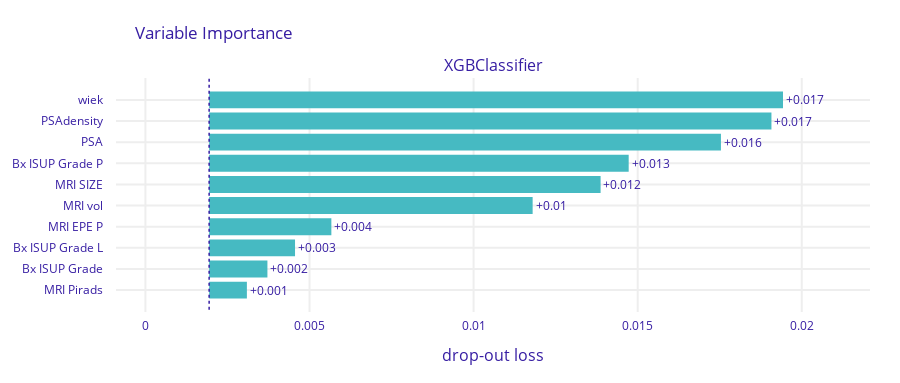

This figure's notebook cell:
### Code cell
hyperparams = {'colsample_bytree': 1.0, 'gamma': 0.1, 'learning_rate': 0.05, 'max_depth': 3, 'n_estimators': 200, 'subsample': 0.8}

untrained_model = XGBClassifier(random_state=42, **hyperparams)

y_true, y_pred, y_pred_probs, false_positive_rate, true_positive_rate, total_roc_auc, trained_model = train_and_evaluate_model(untrained_model, X, y, numerical_cols, categorical_cols, n_folds=5)
plot_roc(false_positive_rate, true_positive_rate, total_roc_auc)
plot_confusion_matrix(y_true, y_pred)
plot_feature_importances(trained_model, X, y)
plot_discrimination_threshold(untrained_model, X, y)
brier = brier_score_loss(y_true, y_pred_probs)
print(f"Brier score: {brier:.4f}")

### Figure 1 — Plotly figure (JSON) as saved in the notebook; plotly's stock layout.template omitted (floating-point values rounded to 4 significant figures)
{"data": [{"base": 0.001941, "hoverinfo": "text", "hoverlabel": {"bgcolor": "rgba(0,0,0,0.8)"}, "hovertext": ["Model: XGBClassifier loss after<br>variable: wiek is permuted: 0.019<br>Drop-out loss change: +0.017", "Model: XGBClassifier loss after<br>variable: PSAdensity is permuted: 0.019<br>Drop-out loss change: +0.017", "Model: XGBClassifier loss after<br>variable: PSA is permuted: 0.018<br>Drop-out loss change: +0.016", "Model: XGBClassifier loss after<br>variable: Bx ISUP Grade P is permuted: 0.015<br>Drop-out loss change: +0.013", "Model: XGBClassifier loss after<br>variable: MRI SIZE is permuted: 0.014<br>Drop-out loss change: +0.012", "Model: XGBClassifier loss after<br>variable: MRI vol is permuted: 0.012<br>Drop-out loss change: +0.01", "Model: XGBClassifier loss after<br>variable: MRI EPE P is permuted: 0.006<br>Drop-out loss change: +0.004", "Model: XGBClassifier loss after<br>variable: Bx ISUP Grade L is permuted: 0.005<br>Drop-out loss change: +0.003", "Model: XGBClassifier loss after<br>variable: Bx ISUP Grade is permuted: 0.004<br>Drop-out loss change: +0.002", "Model: XGBClassifier loss after<br>variable: MRI Pirads is permuted: 0.003<br>Drop-out loss change: +0.001"], "marker": {"color": "#46bac2"}, "orientation": "h", "showlegend": false, "text": ["+0.017", "+0.017", "+0.016", "+0.013", "+0.012", "+0.01", "+0.004", "+0.003", "+0.002", "+0.001"], "textposition": "outside", "type": "bar", "x": [0.01749, 0.01713, 0.0156, 0.01278, 0.01193, 0.009858, 0.003724, 0.002617, 0.001776, 0.00115], "xaxis": "x", "y": ["wiek", "PSAdensity", "PSA", "Bx ISUP Grade P", "MRI SIZE", "MRI vol", "MRI EPE P", "Bx ISUP Grade L", "Bx ISUP Grade", "MRI Pirads"], "yaxis": "y"}], "layout": {"annotations": [{"font": {"size": 16}, "showarrow": false, "text": "XGBClassifier", "x": 0.5, "xanchor": "center", "xref": "paper", "y": 1, "yanchor": "bottom", "yref": "paper"}, {"font": {"size": 16}, "showarrow": false, "text": "drop-out loss", "x": 0.5, "xanchor": "center", "xref": "paper", "y": 0, "yanchor": "top", "yref": "paper", "yshift": -30}], "font": {"color": "#371ea3"}, "height": 383, "margin": {"b": 71, "r": 30, "t": 78}, "shapes": [{"line": {"color": "#371ea3", "dash": "dot", "width": 1.5}, "type": "line", "x0": 0.001941, "x1": 0.001941, "xref": "x", "y0": -1, "y1": 10, "yref": "y"}], "title": {"text": "Variable Importance", "x": 0.15}, "xaxis": {"anchor": "y", "automargin": true, "domain": [0, 1], "fixedrange": true, "gridwidth": 2, "range": [-0.0008966, 0.02208], "tickcolor": "white", "ticklen": 3, "ticks": "outside", "type": "linear", "zeroline": false}, "yaxis": {"anchor": "x", "automargin": true, "autorange": "reversed", "domain": [0, 1], "fixedrange": true, "gridwidth": 2, "tickcolor": "white", "ticklen": 10, "ticks": "outside", "type": "category"}}}
